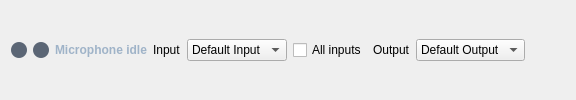
          <widget class="QWidget" name="micStatusRow" native="true">
           <layout class="QHBoxLayout" name="micStatusLayout">
            <item>
             <widget class="QFrame" name="listen_diode">
              <property name="minimumSize">
               <size>
                <width>16</width>
                <height>16</height>
               </size>
              </property>
              <property name="maximumSize">
               <size>
                <width>16</width>
                <height>16</height>
               </size>
              </property>
              <property name="styleSheet">
               <string notr="true">background:#5b6675;border-radius:8px;</string>
              </property>
             </widget>
            </item>
            <item>
             <widget class="QFrame" name="mic_diode">
              <property name="minimumSize">
               <size>
                <width>16</width>
                <height>16</height>
               </size>
              </property>
              <property name="maximumSize">
               <size>
                <width>16</width>
                <height>16</height>
               </size>
              </property>
              <property name="styleSheet">
               <string notr="true">background:#5b6675;border-radius:8px;</string>
              </property>
             </widget>
            </item>
            <item>
             <widget class="QLabel" name="mic_status_label">
              <property name="styleSheet">
               <string notr="true">color:#9fb3c8;font-weight:600;</string>
              </property>
              <property name="text">
               <string>Microphone idle</string>
              </property>
             </widget>
            </item>
            <item>
             <widget class="QLabel" name="audio_input_device_label">
              <property name="text">
               <string>Input</string>
              </property>
             </widget>
            </item>
            <item>
             <widget class="QComboBox" name="audio_input_device_combo">
              <item>
               <property name="text">
                <string>Default Input</string>
               </property>
              </item>
             </widget>
            </item>
            <item>
             <widget class="QCheckBox" name="show_all_audio_inputs_checkbox">
              <property name="toolTip">
               <string>Show virtual, line, loopback, and mixer input devices.</string>
              </property>
              <property name="text">
               <string>All inputs</string>
              </property>
             </widget>
            </item>
            <item>
             <widget class="QLabel" name="audio_output_device_label">
              <property name="text">
               <string>Output</string>
              </property>
             </widget>
            </item>
            <item>
             <widget class="QComboBox" name="audio_output_device_combo">
              <item>
               <property name="text">
                <string>Default Output</string>
               </property>
              </item>
             </widget>
            </item>
            <item>
             <spacer name="micRowSpacer">
              <property name="orientation">
               <enum>Qt::Orientation::Horizontal</enum>
              </property>
              <property name="sizeHint" stdset="0">
               <size>
                <width>40</width>
                <height>20</height>
               </size>
              </property>
             </spacer>
            </item>
           </layout>
          </widget>
